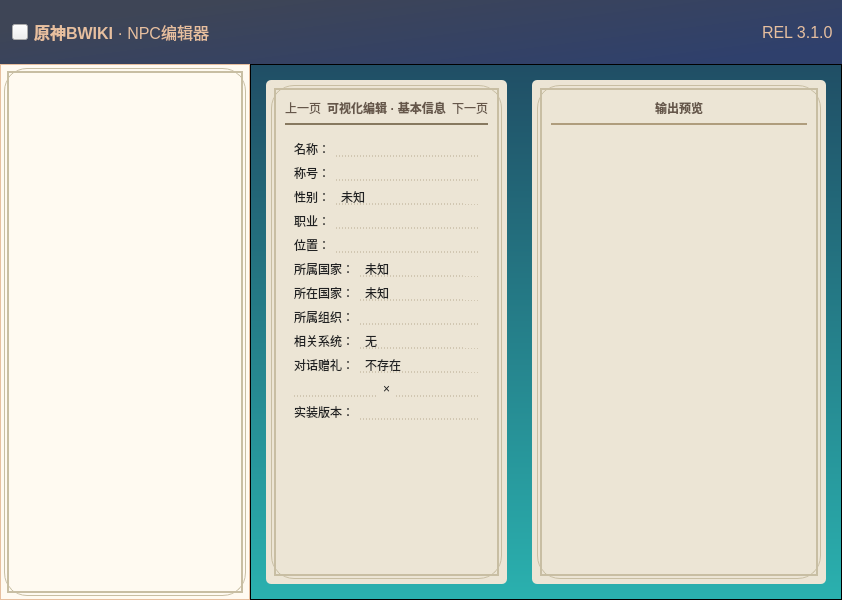
<?xml version="1.0" encoding="UTF-8"?>
<ui version="4.0">
 <class>MainWindow</class>
 <widget class="QMainWindow" name="MainWindow">
  <property name="geometry">
   <rect>
    <x>0</x>
    <y>0</y>
    <width>800</width>
    <height>600</height>
   </rect>
  </property>
  <property name="windowTitle">
   <string>NPC图鉴编辑器 ver.3 技术预览版</string>
  </property>
  <property name="styleSheet">
   <string notr="true"/>
  </property>
  <widget class="QWidget" name="centralwidget">
   <layout class="QGridLayout" name="gridLayout">
    <property name="leftMargin">
     <number>0</number>
    </property>
    <property name="topMargin">
     <number>0</number>
    </property>
    <property name="rightMargin">
     <number>0</number>
    </property>
    <property name="bottomMargin">
     <number>0</number>
    </property>
    <property name="spacing">
     <number>0</number>
    </property>
    <item row="1" column="0">
     <widget class="QFrame" name="sideBar">
      <property name="minimumSize">
       <size>
        <width>250</width>
        <height>0</height>
       </size>
      </property>
      <property name="maximumSize">
       <size>
        <width>250</width>
        <height>16777215</height>
       </size>
      </property>
      <property name="styleSheet">
       <string notr="true">#sideBar{
background-color: rgb(255,250,241);
border: 1px solid rgb(231,191,159)
}</string>
      </property>
      <property name="frameShape">
       <enum>QFrame::StyledPanel</enum>
      </property>
      <property name="frameShadow">
       <enum>QFrame::Raised</enum>
      </property>
      <layout class="QGridLayout" name="gridLayout_2">
       <property name="leftMargin">
        <number>3</number>
       </property>
       <property name="topMargin">
        <number>3</number>
       </property>
       <property name="rightMargin">
        <number>3</number>
       </property>
       <property name="bottomMargin">
        <number>3</number>
       </property>
       <property name="horizontalSpacing">
        <number>0</number>
       </property>
       <item row="0" column="0">
        <widget class="QFrame" name="sideBarOutterBox">
         <property name="styleSheet">
          <string notr="true">#sideBarOutterBox{
border: 1px solid #c8bea3;
border-radius: 23px;
}</string>
         </property>
         <property name="frameShape">
          <enum>QFrame::StyledPanel</enum>
         </property>
         <property name="frameShadow">
          <enum>QFrame::Raised</enum>
         </property>
         <layout class="QGridLayout" name="gridLayout_3">
          <property name="leftMargin">
           <number>0</number>
          </property>
          <property name="topMargin">
           <number>0</number>
          </property>
          <property name="rightMargin">
           <number>0</number>
          </property>
          <property name="bottomMargin">
           <number>0</number>
          </property>
          <item row="0" column="0">
           <widget class="QFrame" name="sideBarInnerBox">
            <property name="styleSheet">
             <string notr="true">#sideBarInnerBox{
border: 2px solid #c8bea3;
border-radius: 0px;
margin: 2px;
}</string>
            </property>
            <property name="frameShape">
             <enum>QFrame::StyledPanel</enum>
            </property>
            <property name="frameShadow">
             <enum>QFrame::Raised</enum>
            </property>
           </widget>
          </item>
         </layout>
        </widget>
       </item>
      </layout>
     </widget>
    </item>
    <item row="1" column="1">
     <widget class="QFrame" name="appContainer">
      <property name="sizePolicy">
       <sizepolicy hsizetype="Expanding" vsizetype="Preferred">
        <horstretch>0</horstretch>
        <verstretch>0</verstretch>
       </sizepolicy>
      </property>
      <property name="styleSheet">
       <string notr="true">#appContainer{
background-color: qlineargradient(spread:pad, x1:0, y1:0, x2:0, y2:1, stop:0 #204e65, stop:1 #2ab1af);
background-image: url(:/ui/resources/bg.png);
}</string>
      </property>
      <property name="frameShape">
       <enum>QFrame::StyledPanel</enum>
      </property>
      <property name="frameShadow">
       <enum>QFrame::Raised</enum>
      </property>
      <layout class="QHBoxLayout" name="horizontalLayout_2">
       <property name="spacing">
        <number>25</number>
       </property>
       <property name="leftMargin">
        <number>15</number>
       </property>
       <property name="topMargin">
        <number>15</number>
       </property>
       <property name="rightMargin">
        <number>15</number>
       </property>
       <property name="bottomMargin">
        <number>15</number>
       </property>
       <item>
        <widget class="QFrame" name="visualEditorApp">
         <property name="styleSheet">
          <string notr="true">#visualEditorApp{
border: 0px solid rgb(255,250,241);
background-color: #ece5d5;
border-radius: 5px;
}</string>
         </property>
         <property name="frameShape">
          <enum>QFrame::StyledPanel</enum>
         </property>
         <property name="frameShadow">
          <enum>QFrame::Raised</enum>
         </property>
         <layout class="QVBoxLayout" name="verticalLayout">
          <property name="leftMargin">
           <number>5</number>
          </property>
          <property name="topMargin">
           <number>5</number>
          </property>
          <property name="rightMargin">
           <number>5</number>
          </property>
          <property name="bottomMargin">
           <number>5</number>
          </property>
          <item>
           <widget class="QFrame" name="appOutterBoxL">
            <property name="styleSheet">
             <string notr="true">#appOutterBoxL{
border: 1px solid #c8bea3;
border-radius: 23px;
}</string>
            </property>
            <property name="frameShape">
             <enum>QFrame::StyledPanel</enum>
            </property>
            <property name="frameShadow">
             <enum>QFrame::Raised</enum>
            </property>
            <layout class="QGridLayout" name="gridLayout_4">
             <property name="leftMargin">
              <number>0</number>
             </property>
             <property name="topMargin">
              <number>0</number>
             </property>
             <property name="rightMargin">
              <number>0</number>
             </property>
             <property name="bottomMargin">
              <number>0</number>
             </property>
             <item row="0" column="0">
              <widget class="QFrame" name="appInnerBoxL">
               <property name="styleSheet">
                <string notr="true">#appInnerBoxL{
border: 2px solid #c8bea3;
border-radius: 0px;
margin: 2px;
background: transparent;
}</string>
               </property>
               <property name="frameShape">
                <enum>QFrame::StyledPanel</enum>
               </property>
               <property name="frameShadow">
                <enum>QFrame::Raised</enum>
               </property>
               <layout class="QGridLayout" name="gridLayout_8">
                <item row="1" column="0">
                 <widget class="QFrame" name="visualEditorSpacer">
                  <property name="sizePolicy">
                   <sizepolicy hsizetype="Preferred" vsizetype="Fixed">
                    <horstretch>0</horstretch>
                    <verstretch>0</verstretch>
                   </sizepolicy>
                  </property>
                  <property name="minimumSize">
                   <size>
                    <width>0</width>
                    <height>2</height>
                   </size>
                  </property>
                  <property name="maximumSize">
                   <size>
                    <width>16777215</width>
                    <height>2</height>
                   </size>
                  </property>
                  <property name="styleSheet">
                   <string notr="true">background-color: #af9d7d;</string>
                  </property>
                  <property name="frameShape">
                   <enum>QFrame::StyledPanel</enum>
                  </property>
                  <property name="frameShadow">
                   <enum>QFrame::Raised</enum>
                  </property>
                 </widget>
                </item>
                <item row="0" column="0">
                 <layout class="QHBoxLayout" name="horizontalLayout_3">
                  <item>
                   <widget class="QPushButton" name="visualEditorSwitchPreviousPage">
                    <property name="styleSheet">
                     <string notr="true">color: #66574a;
border: 0px solid rgb(255,250,241);
background-color: #ece5d5;
border-radius: 5px;</string>
                    </property>
                    <property name="text">
                     <string>上一页</string>
                    </property>
                   </widget>
                  </item>
                  <item>
                   <widget class="QLabel" name="visualEditorTitle">
                    <property name="sizePolicy">
                     <sizepolicy hsizetype="Expanding" vsizetype="Preferred">
                      <horstretch>0</horstretch>
                      <verstretch>0</verstretch>
                     </sizepolicy>
                    </property>
                    <property name="styleSheet">
                     <string notr="true">color: #66574a;
font-weight: 700;</string>
                    </property>
                    <property name="text">
                     <string>可视化编辑 · 基本信息</string>
                    </property>
                    <property name="alignment">
                     <set>Qt::AlignCenter</set>
                    </property>
                   </widget>
                  </item>
                  <item>
                   <widget class="QPushButton" name="visualEditorSwitchNextPage">
                    <property name="styleSheet">
                     <string notr="true">color: #66574a;
border: 0px solid rgb(255,250,241);
background-color: #ece5d5;
border-radius: 5px;</string>
                    </property>
                    <property name="text">
                     <string>下一页</string>
                    </property>
                   </widget>
                  </item>
                 </layout>
                </item>
                <item row="2" column="0">
                 <widget class="QStackedWidget" name="visualEditor">
                  <property name="styleSheet">
                   <string notr="true">color: #202122;
border: 0px solid rgb(255,250,241);
background-color: #ece5d5;</string>
                  </property>
                  <property name="currentIndex">
                   <number>1</number>
                  </property>
                  <widget class="QWidget" name="page"/>
                  <widget class="QWidget" name="page_2">
                   <layout class="QVBoxLayout" name="verticalLayout_3">
                    <item>
                     <layout class="QHBoxLayout" name="horizontalLayout_4">
                      <property name="sizeConstraint">
                       <enum>QLayout::SetMaximumSize</enum>
                      </property>
                      <item>
                       <widget class="QLabel" name="label">
                        <property name="text">
                         <string>名称：</string>
                        </property>
                       </widget>
                      </item>
                      <item>
                       <widget class="QLineEdit" name="npcNameEdit">
                        <property name="styleSheet">
                         <string notr="true">border-bottom:1px dashed rgb(182,169,143);</string>
                        </property>
                       </widget>
                      </item>
                     </layout>
                    </item>
                    <item>
                     <layout class="QHBoxLayout" name="horizontalLayout_5">
                      <item>
                       <widget class="QLabel" name="label_3">
                        <property name="text">
                         <string>称号：</string>
                        </property>
                       </widget>
                      </item>
                      <item>
                       <widget class="QLineEdit" name="npcNickNameEdit">
                        <property name="styleSheet">
                         <string notr="true">border-bottom:1px dashed rgb(182,169,143);</string>
                        </property>
                       </widget>
                      </item>
                     </layout>
                    </item>
                    <item>
                     <layout class="QHBoxLayout" name="horizontalLayout_6">
                      <item>
                       <widget class="QLabel" name="label_4">
                        <property name="text">
                         <string>性别：</string>
                        </property>
                       </widget>
                      </item>
                      <item>
                       <widget class="QComboBox" name="npcGenderEdit">
                        <property name="sizePolicy">
                         <sizepolicy hsizetype="Expanding" vsizetype="Fixed">
                          <horstretch>0</horstretch>
                          <verstretch>0</verstretch>
                         </sizepolicy>
                        </property>
                        <property name="styleSheet">
                         <string notr="true">QComboBox{
border-bottom:1px dashed rgb(182,169,143);
background-color: transparent;
}
QComboBox::drop-down{
background-color: rgb(236,229,213);
border: 1px solid rgb(236,229,213);
}</string>
                        </property>
                        <item>
                         <property name="text">
                          <string>未知</string>
                         </property>
                        </item>
                        <item>
                         <property name="text">
                          <string>男</string>
                         </property>
                        </item>
                        <item>
                         <property name="text">
                          <string>女</string>
                         </property>
                        </item>
                       </widget>
                      </item>
                     </layout>
                    </item>
                    <item>
                     <layout class="QHBoxLayout" name="horizontalLayout_7">
                      <item>
                       <widget class="QLabel" name="label_5">
                        <property name="text">
                         <string>职业：</string>
                        </property>
                       </widget>
                      </item>
                      <item>
                       <widget class="QLineEdit" name="npcJobEdit">
                        <property name="styleSheet">
                         <string notr="true">border-bottom:1px dashed rgb(182,169,143);</string>
                        </property>
                       </widget>
                      </item>
                     </layout>
                    </item>
                    <item>
                     <layout class="QHBoxLayout" name="horizontalLayout_8">
                      <item>
                       <widget class="QLabel" name="label_6">
                        <property name="text">
                         <string>位置：</string>
                        </property>
                       </widget>
                      </item>
                      <item>
                       <widget class="QLineEdit" name="npcLocationEdit">
                        <property name="styleSheet">
                         <string notr="true">border-bottom:1px dashed rgb(182,169,143);</string>
                        </property>
                       </widget>
                      </item>
                     </layout>
                    </item>
                    <item>
                     <layout class="QHBoxLayout" name="horizontalLayout_9">
                      <item>
                       <widget class="QLabel" name="label_7">
                        <property name="text">
                         <string>所属国家：</string>
                        </property>
                       </widget>
                      </item>
                      <item>
                       <widget class="QComboBox" name="npcCountryEdit">
                        <property name="sizePolicy">
                         <sizepolicy hsizetype="Expanding" vsizetype="Fixed">
                          <horstretch>0</horstretch>
                          <verstretch>0</verstretch>
                         </sizepolicy>
                        </property>
                        <property name="styleSheet">
                         <string notr="true">QComboBox{
border-bottom:1px dashed rgb(182,169,143);
background-color: transparent;
}
QComboBox::drop-down{
background-color: rgb(236,229,213);
border: 1px solid rgb(236,229,213);
}</string>
                        </property>
                        <item>
                         <property name="text">
                          <string>未知</string>
                         </property>
                        </item>
                        <item>
                         <property name="text">
                          <string>蒙德</string>
                         </property>
                        </item>
                        <item>
                         <property name="text">
                          <string>璃月</string>
                         </property>
                        </item>
                        <item>
                         <property name="text">
                          <string>稻妻</string>
                         </property>
                        </item>
                        <item>
                         <property name="text">
                          <string>须弥</string>
                         </property>
                        </item>
                        <item>
                         <property name="text">
                          <string>枫丹</string>
                         </property>
                        </item>
                        <item>
                         <property name="text">
                          <string>纳塔</string>
                         </property>
                        </item>
                        <item>
                         <property name="text">
                          <string>至冬</string>
                         </property>
                        </item>
                       </widget>
                      </item>
                     </layout>
                    </item>
                    <item>
                     <layout class="QHBoxLayout" name="horizontalLayout_10">
                      <item>
                       <widget class="QLabel" name="label_8">
                        <property name="text">
                         <string>所在国家：</string>
                        </property>
                       </widget>
                      </item>
                      <item>
                       <widget class="QComboBox" name="npcCurrentCountryEdit">
                        <property name="sizePolicy">
                         <sizepolicy hsizetype="Expanding" vsizetype="Fixed">
                          <horstretch>0</horstretch>
                          <verstretch>0</verstretch>
                         </sizepolicy>
                        </property>
                        <property name="styleSheet">
                         <string notr="true">QComboBox{
border-bottom:1px dashed rgb(182,169,143);
background-color: transparent;
}
QComboBox::drop-down{
background-color: rgb(236,229,213);
border: 1px solid rgb(236,229,213);
}</string>
                        </property>
                        <item>
                         <property name="text">
                          <string>未知</string>
                         </property>
                        </item>
                        <item>
                         <property name="text">
                          <string>蒙德</string>
                         </property>
                        </item>
                        <item>
                         <property name="text">
                          <string>璃月</string>
                         </property>
                        </item>
                        <item>
                         <property name="text">
                          <string>稻妻</string>
                         </property>
                        </item>
                        <item>
                         <property name="text">
                          <string>须弥</string>
                         </property>
                        </item>
                        <item>
                         <property name="text">
                          <string>枫丹</string>
                         </property>
                        </item>
                        <item>
                         <property name="text">
                          <string>纳塔</string>
                         </property>
                        </item>
                        <item>
                         <property name="text">
                          <string>至冬</string>
                         </property>
                        </item>
                       </widget>
                      </item>
                     </layout>
                    </item>
                    <item>
                     <layout class="QHBoxLayout" name="horizontalLayout_11">
                      <item>
                       <widget class="QLabel" name="label_9">
                        <property name="text">
                         <string>所属组织：</string>
                        </property>
                       </widget>
                      </item>
                      <item>
                       <widget class="QLineEdit" name="npcOrgEdit">
                        <property name="styleSheet">
                         <string notr="true">border-bottom:1px dashed rgb(182,169,143);</string>
                        </property>
                       </widget>
                      </item>
                     </layout>
                    </item>
                    <item>
                     <layout class="QHBoxLayout" name="horizontalLayout_12">
                      <item>
                       <widget class="QLabel" name="label_10">
                        <property name="text">
                         <string>相关系统：</string>
                        </property>
                       </widget>
                      </item>
                      <item>
                       <widget class="QComboBox" name="npcSystemEdit">
                        <property name="sizePolicy">
                         <sizepolicy hsizetype="Expanding" vsizetype="Fixed">
                          <horstretch>0</horstretch>
                          <verstretch>0</verstretch>
                         </sizepolicy>
                        </property>
                        <property name="styleSheet">
                         <string notr="true">QComboBox{
border-bottom:1px dashed rgb(182,169,143);
background-color: transparent;
}
QComboBox::drop-down{
background-color: rgb(236,229,213);
border: 1px solid rgb(236,229,213);
}</string>
                        </property>
                        <item>
                         <property name="text">
                          <string>无</string>
                         </property>
                        </item>
                        <item>
                         <property name="text">
                          <string>委托</string>
                         </property>
                        </item>
                        <item>
                         <property name="text">
                          <string>声望</string>
                         </property>
                        </item>
                        <item>
                         <property name="text">
                          <string>活动</string>
                         </property>
                        </item>
                        <item>
                         <property name="text">
                          <string>商店</string>
                         </property>
                        </item>
                        <item>
                         <property name="text">
                          <string>烹饪</string>
                         </property>
                        </item>
                        <item>
                         <property name="text">
                          <string>尘歌壶</string>
                         </property>
                        </item>
                       </widget>
                      </item>
                     </layout>
                    </item>
                    <item>
                     <layout class="QHBoxLayout" name="horizontalLayout_13">
                      <item>
                       <widget class="QLabel" name="label_11">
                        <property name="text">
                         <string>对话赠礼：</string>
                        </property>
                       </widget>
                      </item>
                      <item>
                       <widget class="QComboBox" name="npcDialogGiftExist">
                        <property name="sizePolicy">
                         <sizepolicy hsizetype="Expanding" vsizetype="Fixed">
                          <horstretch>0</horstretch>
                          <verstretch>0</verstretch>
                         </sizepolicy>
                        </property>
                        <property name="styleSheet">
                         <string notr="true">QComboBox{
border-bottom:1px dashed rgb(182,169,143);
background-color: transparent;
}
QComboBox::drop-down{
background-color: rgb(236,229,213);
border: 1px solid rgb(236,229,213);
}</string>
                        </property>
                        <item>
                         <property name="text">
                          <string>不存在</string>
                         </property>
                        </item>
                        <item>
                         <property name="text">
                          <string>存在</string>
                         </property>
                        </item>
                       </widget>
                      </item>
                     </layout>
                    </item>
                    <item>
                     <layout class="QHBoxLayout" name="horizontalLayout_14">
                      <item>
                       <widget class="QLineEdit" name="npcDialogGiftNameEdit">
                        <property name="styleSheet">
                         <string notr="true">border-bottom:1px dashed rgb(182,169,143);</string>
                        </property>
                       </widget>
                      </item>
                      <item>
                       <widget class="QLabel" name="label_12">
                        <property name="text">
                         <string>×</string>
                        </property>
                       </widget>
                      </item>
                      <item>
                       <widget class="QLineEdit" name="npcDialogGiftAmountEdit">
                        <property name="styleSheet">
                         <string notr="true">border-bottom:1px dashed rgb(182,169,143);</string>
                        </property>
                       </widget>
                      </item>
                     </layout>
                    </item>
                    <item>
                     <layout class="QHBoxLayout" name="horizontalLayout_15">
                      <item>
                       <widget class="QLabel" name="label_13">
                        <property name="text">
                         <string>实装版本：</string>
                        </property>
                       </widget>
                      </item>
                      <item>
                       <widget class="QLineEdit" name="lineEdit">
                        <property name="styleSheet">
                         <string notr="true">border-bottom:1px dashed rgb(182,169,143);</string>
                        </property>
                       </widget>
                      </item>
                     </layout>
                    </item>
                    <item>
                     <spacer name="verticalSpacer">
                      <property name="orientation">
                       <enum>Qt::Vertical</enum>
                      </property>
                      <property name="sizeHint" stdset="0">
                       <size>
                        <width>20</width>
                        <height>40</height>
                       </size>
                      </property>
                     </spacer>
                    </item>
                   </layout>
                  </widget>
                 </widget>
                </item>
               </layout>
              </widget>
             </item>
            </layout>
           </widget>
          </item>
         </layout>
        </widget>
       </item>
       <item>
        <widget class="QFrame" name="codeEditorApp">
         <property name="sizePolicy">
          <sizepolicy hsizetype="MinimumExpanding" vsizetype="Preferred">
           <horstretch>0</horstretch>
           <verstretch>0</verstretch>
          </sizepolicy>
         </property>
         <property name="styleSheet">
          <string notr="true">border: 0px solid rgb(255,250,241);
background-color: #ece5d5;
border-radius: 5px;</string>
         </property>
         <property name="frameShape">
          <enum>QFrame::StyledPanel</enum>
         </property>
         <property name="frameShadow">
          <enum>QFrame::Raised</enum>
         </property>
         <layout class="QGridLayout" name="gridLayout_6">
          <property name="leftMargin">
           <number>5</number>
          </property>
          <property name="topMargin">
           <number>5</number>
          </property>
          <property name="rightMargin">
           <number>5</number>
          </property>
          <property name="bottomMargin">
           <number>5</number>
          </property>
          <item row="0" column="0">
           <widget class="QFrame" name="appOutterBoxR">
            <property name="styleSheet">
             <string notr="true">#appOutterBoxR{
border: 1px solid #c8bea3;
border-radius: 23px;
}</string>
            </property>
            <property name="frameShape">
             <enum>QFrame::StyledPanel</enum>
            </property>
            <property name="frameShadow">
             <enum>QFrame::Raised</enum>
            </property>
            <layout class="QGridLayout" name="gridLayout_5">
             <property name="leftMargin">
              <number>0</number>
             </property>
             <property name="topMargin">
              <number>0</number>
             </property>
             <property name="rightMargin">
              <number>0</number>
             </property>
             <property name="bottomMargin">
              <number>0</number>
             </property>
             <item row="0" column="0">
              <widget class="QFrame" name="appInnerBoxR">
               <property name="styleSheet">
                <string notr="true">#appInnerBoxR{
border: 2px solid #c8bea3;
border-radius: 0px;
margin: 2px;
background: transparent;
}</string>
               </property>
               <property name="frameShape">
                <enum>QFrame::StyledPanel</enum>
               </property>
               <property name="frameShadow">
                <enum>QFrame::Raised</enum>
               </property>
               <layout class="QGridLayout" name="gridLayout_7">
                <item row="0" column="0">
                 <widget class="QLabel" name="label_2">
                  <property name="sizePolicy">
                   <sizepolicy hsizetype="Expanding" vsizetype="Preferred">
                    <horstretch>0</horstretch>
                    <verstretch>0</verstretch>
                   </sizepolicy>
                  </property>
                  <property name="styleSheet">
                   <string notr="true">color: #66574a;
font-weight: 700;</string>
                  </property>
                  <property name="text">
                   <string>输出预览</string>
                  </property>
                  <property name="alignment">
                   <set>Qt::AlignCenter</set>
                  </property>
                 </widget>
                </item>
                <item row="1" column="0">
                 <widget class="QFrame" name="codeEditorSpacer">
                  <property name="sizePolicy">
                   <sizepolicy hsizetype="Preferred" vsizetype="Fixed">
                    <horstretch>0</horstretch>
                    <verstretch>0</verstretch>
                   </sizepolicy>
                  </property>
                  <property name="minimumSize">
                   <size>
                    <width>0</width>
                    <height>2</height>
                   </size>
                  </property>
                  <property name="maximumSize">
                   <size>
                    <width>16777215</width>
                    <height>2</height>
                   </size>
                  </property>
                  <property name="styleSheet">
                   <string notr="true">background-color: #af9d7d;</string>
                  </property>
                  <property name="frameShape">
                   <enum>QFrame::StyledPanel</enum>
                  </property>
                  <property name="frameShadow">
                   <enum>QFrame::Raised</enum>
                  </property>
                 </widget>
                </item>
                <item row="2" column="0">
                 <widget class="QTextEdit" name="codeEditor"/>
                </item>
               </layout>
              </widget>
             </item>
            </layout>
           </widget>
          </item>
         </layout>
        </widget>
       </item>
      </layout>
     </widget>
    </item>
    <item row="0" column="0" colspan="2">
     <widget class="QFrame" name="titleBar">
      <property name="minimumSize">
       <size>
        <width>0</width>
        <height>64</height>
       </size>
      </property>
      <property name="maximumSize">
       <size>
        <width>16777215</width>
        <height>64</height>
       </size>
      </property>
      <property name="styleSheet">
       <string notr="true">#titleBar{
background-color: qlineargradient(spread:pad, x1:0.157775, y1:0.199, x2:1, y2:0.693, stop:0 rgba(62,69,86), stop:1 rgba(47,64,108));
border: 0px solid #ccc;
}</string>
      </property>
      <property name="frameShape">
       <enum>QFrame::StyledPanel</enum>
      </property>
      <property name="frameShadow">
       <enum>QFrame::Raised</enum>
      </property>
      <layout class="QHBoxLayout" name="horizontalLayout">
       <property name="spacing">
        <number>6</number>
       </property>
       <property name="leftMargin">
        <number>12</number>
       </property>
       <item>
        <widget class="QPushButton" name="sideBarSwitcher">
         <property name="minimumSize">
          <size>
           <width>16</width>
           <height>16</height>
          </size>
         </property>
         <property name="maximumSize">
          <size>
           <width>16</width>
           <height>16</height>
          </size>
         </property>
         <property name="styleSheet">
          <string notr="true">border-image: url(:/ui/resources/slideBatBtn.png);</string>
         </property>
         <property name="text">
          <string/>
         </property>
        </widget>
       </item>
       <item>
        <widget class="QLabel" name="appTitle">
         <property name="styleSheet">
          <string notr="true">color: #E7BF9F;
font-size: 16px;</string>
         </property>
         <property name="text">
          <string>&lt;b&gt;原神BWIKI&lt;/b&gt; · NPC编辑器</string>
         </property>
        </widget>
       </item>
       <item>
        <spacer name="titleBarSpaxcer">
         <property name="orientation">
          <enum>Qt::Horizontal</enum>
         </property>
         <property name="sizeHint" stdset="0">
          <size>
           <width>491</width>
           <height>20</height>
          </size>
         </property>
        </spacer>
       </item>
       <item>
        <widget class="QLabel" name="versionDisp">
         <property name="styleSheet">
          <string notr="true">color: #E7BF9F;
font-size: 16px;</string>
         </property>
         <property name="text">
          <string>REL 3.1.0</string>
         </property>
        </widget>
       </item>
      </layout>
     </widget>
    </item>
   </layout>
  </widget>
  <widget class="QMenuBar" name="menubar">
   <property name="geometry">
    <rect>
     <x>0</x>
     <y>0</y>
     <width>800</width>
     <height>21</height>
    </rect>
   </property>
  </widget>
 </widget>
 <resources/>
 <connections/>
</ui>
